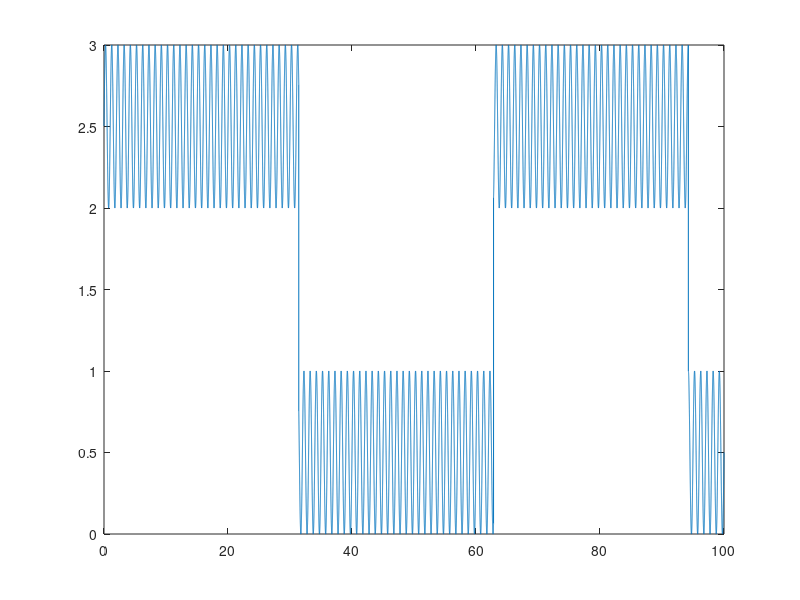

The MATLAB source for this figure: (Note: this script raises an error after producing the figure.)
t=0.001:0.001:100;
x=square(0.1*t)+0.5*sin(2*pi*t)+1.5;
figure(1);
plot(t,x);
fs=1000;
b=100000;

%% vmd
imf = vmd(x);
[p,q] = ndgrid(t,1:size(imf,2));
plot3(p,q,imf)
grid on
xlabel('Time Values')
ylabel('Mode Number')
zlabel('Mode Amplitude')